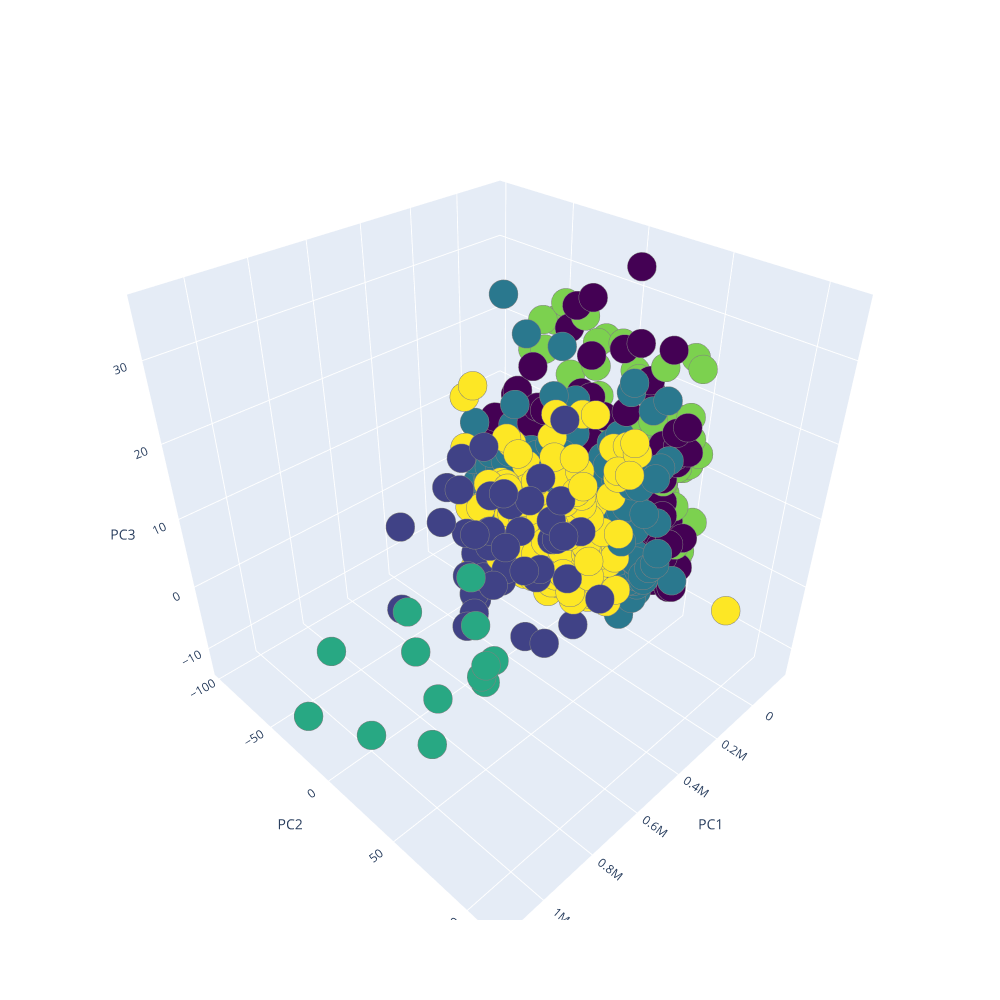

The code cell stored with this chart in its notebook:
### Code cell
### Then 3D visualization

Scene = dict(xaxis = dict(title  = 'PC1'),yaxis = dict(title  = 'PC2'),zaxis = dict(title  = 'PC3'))
labels = labels_scale
trace = go.Scatter3d(x=pca2d[:,0], y=pca2d[:,1], z=pca2d[:,2], mode='markers',marker=dict(color = labels, colorscale='Viridis', size = 10, line = dict(color = 'gray',width = 5)))
layout = go.Layout(margin=dict(l=0,r=0),scene = Scene, height = 1000,width = 1000)
data = [trace]
fig = go.Figure(data = data, layout = layout)
fig.show()

### Figure 1 — Plotly figure (JSON) as saved in the notebook; plotly's stock layout.template omitted (floating-point values rounded to 4 significant figures; data arrays with more than 128 entries replaced by an {"elided": "..."} marker saying what was removed)
{"data": [{"marker": {"color": {"elided": "3833 int values"}, "colorscale": [[0.0, "#440154"], [0.1111, "#482878"], [0.2222, "#3e4989"], [0.3333, "#31688e"], [0.4444, "#26828e"], [0.5556, "#1f9e89"], [0.6667, "#35b779"], [0.7778, "#6ece58"], [0.8889, "#b5de2b"], [1.0, "#fde725"]], "line": {"color": "gray", "width": 5}, "size": 10}, "mode": "markers", "x": {"elided": "3833 float values"}, "y": {"elided": "3833 float values"}, "z": {"elided": "3833 float values"}, "type": "scatter3d"}], "layout": {"height": 1000, "margin": {"l": 0, "r": 0}, "scene": {"xaxis": {"title": {"text": "PC1"}}, "yaxis": {"title": {"text": "PC2"}}, "zaxis": {"title": {"text": "PC3"}}}, "width": 1000}}
